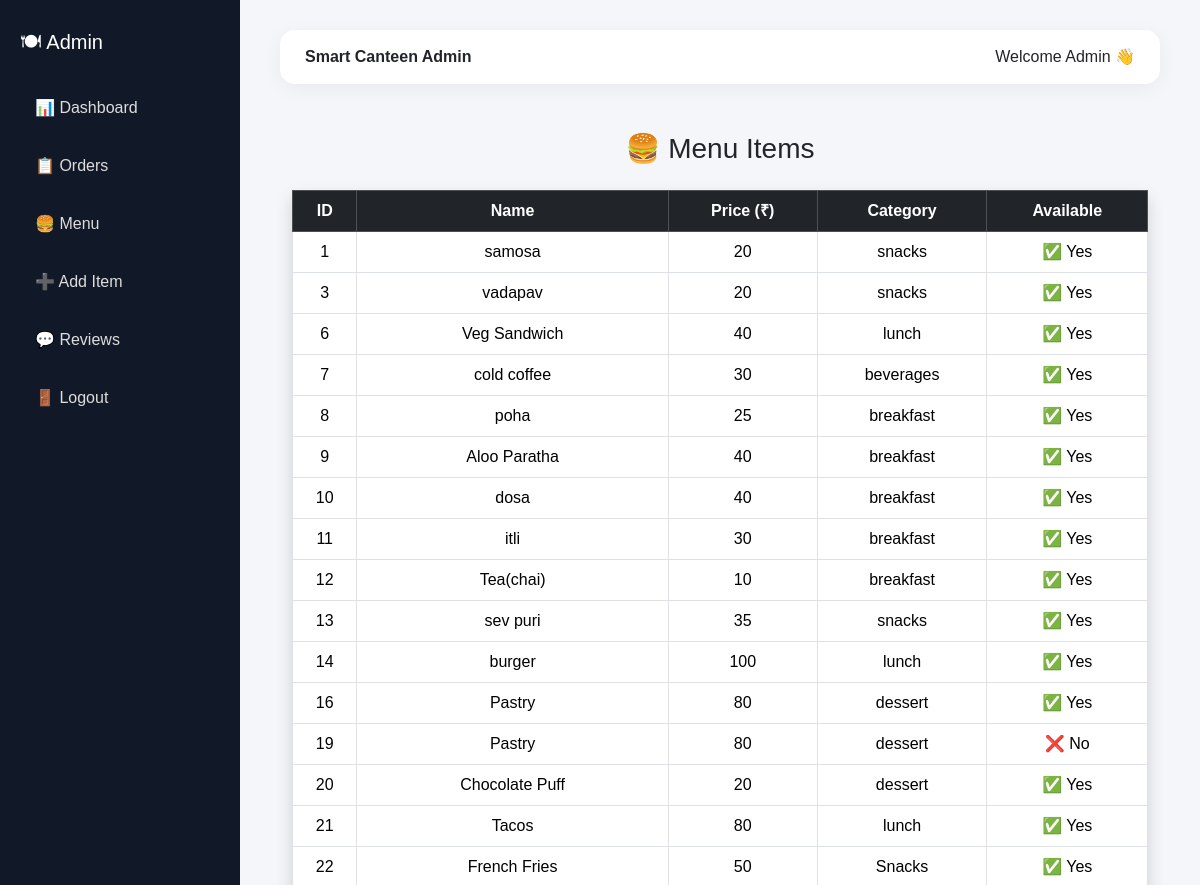
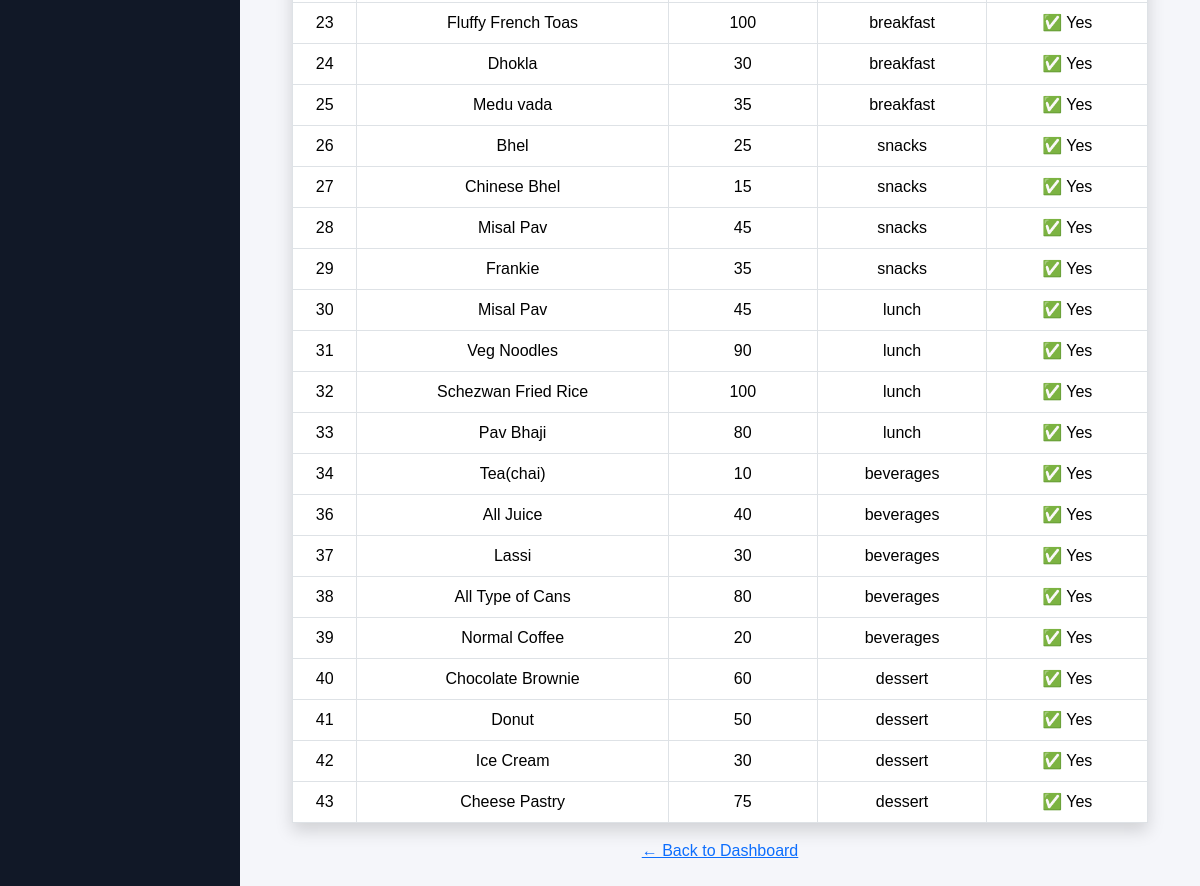
Page /smart_canteen/admin/view_menu.php (signed in) on the committed database (2 pictures, top to bottom).
### tables this page shows
CREATE TABLE `menu_items` (
  `item_id` int(11) NOT NULL,
  `name` varchar(100) DEFAULT NULL,
  `price` float DEFAULT NULL,
  `category` varchar(50) DEFAULT NULL,
  `availability` tinyint(1) DEFAULT 1,
  `image` varchar(255) DEFAULT NULL
);

### smart_canteen/admin/view_menu.php (the view, shortened to what this page needs)
<?php include "layout.php"; ?>
<?php
include "../db.php";
$result = mysqli_query($conn, "SELECT * FROM menu_items");
?>
    <link href="https://cdn.jsdelivr.net/npm/bootstrap@5.3.2/dist/css/bootstrap.min.css" rel="stylesheet">
</head>
<body style="background:#f5f6fa;">
<div class="container mt-5">
    <h3 class="text-center mb-4">🍔 Menu Items</h3>
    <table class="table table-bordered table-hover shadow">
        <thead class="table-dark text-center">
            <tr>
                <th>ID</th>
                <th>Name</th>
                <th>Price (₹)</th>
                <th>Category</th>
                <th>Available</th>
            </tr>
        </thead>
        <tbody class="text-center">
        <?php while ($row = mysqli_fetch_assoc($result)) { ?>
            <tr>
                <td><?= $row['item_id'] ?></td>
                <td><?= $row['name'] ?></td>
                <td><?= $row['price'] ?></td>
                <td><?= $row['category'] ?></td>
                <td>
                    <?= $row['availability'] ? '✅ Yes' : '❌ No' ?>
                </td>
            </tr>
        <?php } ?>
        </tbody>
    </table>
    <div class="text-center mt-3">
        <a href="dashboard.php">← Back to Dashboard</a>
    </div>
</div>
</body>
</html>

### smart_canteen/admin/layout.php (shortened to what this page needs)
<!DOCTYPE html>
<html>
<head>
<link href="https://cdn.jsdelivr.net/npm/bootstrap@5.3.2/dist/css/bootstrap.min.css" rel="stylesheet">
</head>
<body>
<div class="sidebar">
    <h2>🍽 Admin</h2>
    <a href="dashboard.php">📊 Dashboard</a>
    <a href="view_orders.php">📋 Orders</a>
    <a href="view_menu.php">🍔 Menu</a>
    <a href="add_menu.php">➕ Add Item</a>
    <a href="view_feedback.php">💬 Reviews</a>
    <a href="../logout.php">🚪 Logout</a>
</div>
<div class="main">
<div class="topbar">
    <b>Smart Canteen Admin</b>
    <span>Welcome Admin 👋</span>
</div>

### smart_canteen/admin/layout.php (style rules this page uses)
* { margin:0;padding:0;box-sizing:border-box;font-family:'Poppins',sans-serif; }
body { display:flex;background:#f6f7fb; }
.sidebar { width:240px; background:#111827; min-height:100vh; color:white; padding:30px 20px; }
.sidebar h2 { margin-bottom:30px;font-size:20px; }
.sidebar a { display:block;color:#ddd;text-decoration:none; padding:12px 15px;border-radius:10px; margin-bottom:10px;transition:.3s; }
.main { flex:1;padding:30px 40px; }
.topbar { background:white; padding:15px 25px; border-radius:15px; box-shadow:0 5px 20px rgba(0,0,0,.05); margin-bottom:25px; display:flex;justify-content:space-between; }

### rows in the picture
menu_items: item_id "1", name "samosa", price "20", category "snacks", availability "✅ Yes"
menu_items: item_id "3", name "vadapav", price "20", category "snacks", availability "✅ Yes"
menu_items: item_id "6", name "Veg Sandwich", price "40", category "lunch", availability "✅ Yes"
menu_items: item_id "7", name "cold coffee", price "30", category "beverages", availability "✅ Yes"
menu_items: item_id "8", name "poha", price "25", category "breakfast", availability "✅ Yes"
menu_items: item_id "9", name "Aloo Paratha", price "40", category "breakfast", availability "✅ Yes"
menu_items: item_id "10", name "dosa", price "40", category "breakfast", availability "✅ Yes"
menu_items: item_id "11", name "itli", price "30", category "breakfast", availability "✅ Yes"
menu_items: item_id "12", name "Tea(chai)", price "10", category "breakfast", availability "✅ Yes"
menu_items: item_id "13", name "sev puri", price "35", category "snacks", availability "✅ Yes"
menu_items: item_id "14", name "burger", price "100", category "lunch", availability "✅ Yes"
menu_items: item_id "16", name "Pastry", price "80", category "dessert", availability "✅ Yes"
menu_items: item_id "19", name "Pastry", price "80", category "dessert", availability "❌ No"
menu_items: item_id "20", name "Chocolate Puff", price "20", category "dessert", availability "✅ Yes"
menu_items: item_id "21", name "Tacos", price "80", category "lunch", availability "✅ Yes"
menu_items: item_id "22", name "French Fries", price "50", category "Snacks", availability "✅ Yes"
menu_items: item_id "23", name "Fluffy French Toas", price "100", category "breakfast", availability "✅ Yes"
menu_items: item_id "24", name "Dhokla", price "30", category "breakfast", availability "✅ Yes"
menu_items: item_id "25", name "Medu vada", price "35", category "breakfast", availability "✅ Yes"
menu_items: item_id "26", name "Bhel", price "25", category "snacks", availability "✅ Yes"
menu_items: item_id "27", name "Chinese Bhel", price "15", category "snacks", availability "✅ Yes"
menu_items: item_id "28", name "Misal Pav", price "45", category "snacks", availability "✅ Yes"
menu_items: item_id "29", name "Frankie", price "35", category "snacks", availability "✅ Yes"
menu_items: item_id "30", name "Misal Pav", price "45", category "lunch", availability "✅ Yes"
menu_items: item_id "31", name "Veg Noodles", price "90", category "lunch", availability "✅ Yes"
menu_items: item_id "32", name "Schezwan Fried Rice", price "100", category "lunch", availability "✅ Yes"
menu_items: item_id "33", name "Pav Bhaji", price "80", category "lunch", availability "✅ Yes"
menu_items: item_id "34", name "Tea(chai)", price "10", category "beverages", availability "✅ Yes"
menu_items: item_id "36", name "All Juice", price "40", category "beverages", availability "✅ Yes"
menu_items: item_id "37", name "Lassi", price "30", category "beverages", availability "✅ Yes"
menu_items: item_id "38", name "All Type of Cans", price "80", category "beverages", availability "✅ Yes"
menu_items: item_id "39", name "Normal Coffee", price "20", category "beverages", availability "✅ Yes"
menu_items: item_id "40", name "Chocolate Brownie", price "60", category "dessert", availability "✅ Yes"
menu_items: item_id "41", name "Donut", price "50", category "dessert", availability "✅ Yes"
menu_items: item_id "42", name "Ice Cream", price "30", category "dessert", availability "✅ Yes"
menu_items: item_id "43", name "Cheese Pastry", price "75", category "dessert", availability "✅ Yes"
